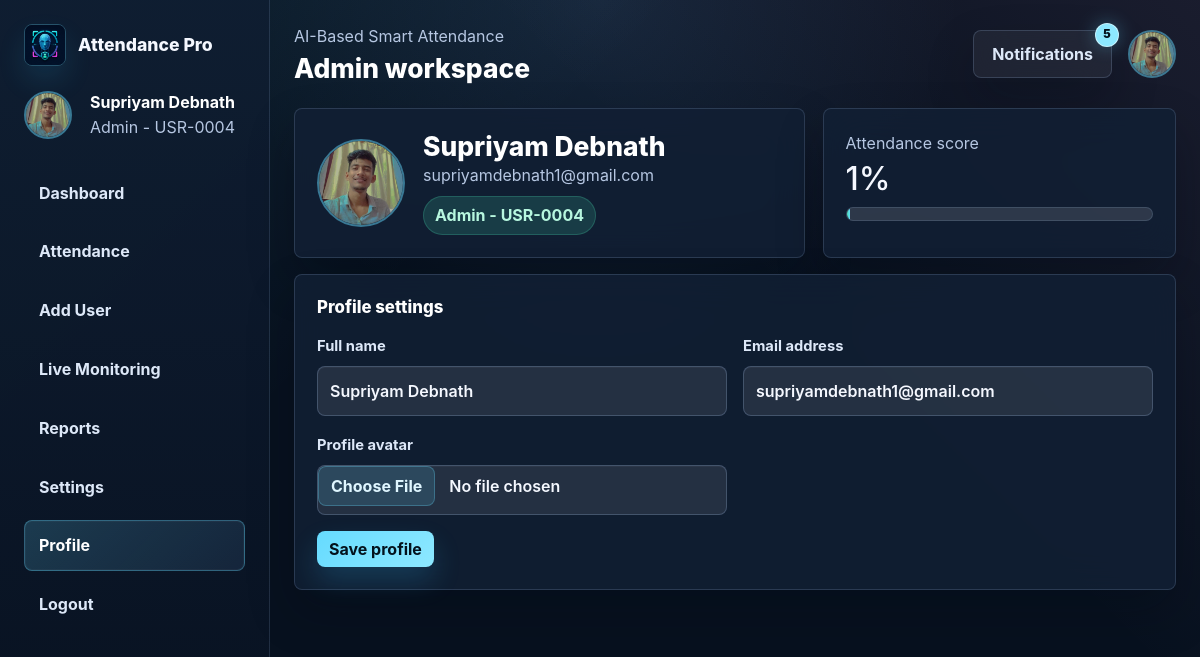
Page /profile (signed in) on the committed database.
### database.py (models this page shows)
class User(db.Model):
    __tablename__ = "users"
    id = db.Column(db.Integer, primary_key=True)
    username = db.Column(db.String(80), unique=True, nullable=False, index=True)
    password = db.Column(db.String(255), nullable=False)
    role = db.Column(db.String(32), nullable=False, default="user")
    email = db.Column(db.String(160), unique=True, nullable=False, index=True)
    avatar = db.Column(db.String(255), nullable=False, default="default_user.png")
    full_name = db.Column(db.String(160), nullable=False, default="")
    id_number = db.Column(db.String(80), unique=True, nullable=False, default="")
    created_at = db.Column(db.DateTime, nullable=False, default=datetime.utcnow)
    updated_at = db.Column(db.DateTime, nullable=False, default=datetime.utcnow, onupdate=datetime.utcnow)
    edited_by = db.Column(db.Integer, nullable=True)
    edited_at = db.Column(db.DateTime, nullable=True)
    reset_otp_hash = db.Column(db.String(255), nullable=True)
    reset_otp_expires = db.Column(db.DateTime, nullable=True)
    attendance = db.relationship("Attendance", back_populates="user", cascade="all, delete-orphan")

### app.py (the view, shortened to what this page needs)
@app.route("/profile", methods=["GET", "POST"])
@login_required
def profile():
    user = current_user()
    return render_template("profile.html", user=user, percentage=attendance_percent(user.id))

### app.py (called while the page is built, shortened)
def current_user() -> User | None:
    user_id = session.get("user_id")
    return db.session.get(User, user_id) if user_id else None

def login_required(view: Callable):
    @wraps(view)
    def wrapped(*args, **kwargs):
        if not current_user():
            flash("Please sign in to continue.", "warning")
            return redirect(url_for("login"))
        return view(*args, **kwargs)
    return wrapped

def attendance_percent(user_id: int) -> int:
    days_elapsed = max((date.today() - date(date.today().year, 1, 1)).days + 1, 1)
    attended = Attendance.query.filter_by(user_id=user_id).count()
    return min(round((attended / days_elapsed) * 100), 100)

def avatar_filename(user: User | None) -> str:
    if not user:
        return "placeholder.png"
    candidate = AVATAR_DIR / (user.avatar or "")
    if candidate.exists():
        return candidate.name
    return "default_admin.png" if user.role == "admin" else "default_user.png"

@app.context_processor
def inject_globals():
    user = current_user()
    session.setdefault("csrf_token", secrets.token_urlsafe(32))
    total_logs = SystemLog.query.count() if user else 0
    unseen = max(total_logs - session.get("notification_seen_count", 0), 0)
    return {
        "auth_user": user,
        "avatar_for": avatar_filename,
        "csrf_token": session["csrf_token"],
        "notification_count": "99+" if unseen > 99 else unseen,
        "notifications": notification_items(8) if user else [],
    }

@app.before_request
def protect_state_changes():
    if request.method != "POST":
        return None

def notification_items(limit: int = 12) -> list[dict[str, str]]:
    return [
        {
            "action": log.action,
            "time": log.timestamp.strftime("%H:%M:%S"),
            "date": log.timestamp.strftime("%Y-%m-%d"),
        }
        for log in SystemLog.query.order_by(SystemLog.timestamp.desc()).limit(limit).all()
    ]

@app.teardown_appcontext
def shutdown_session(_exception=None):
    db.session.remove()

### templates/profile.html (shortened to what this page needs)
<!doctype html>
<html lang="en">
<head>
  <link href="https://cdn.jsdelivr.net/npm/bootstrap@5.3.7/dist/css/bootstrap.min.css" rel="stylesheet">
  <link rel="stylesheet" href="{{ url_for('static', filename='css/style.css') }}">
  <link rel="stylesheet" href="{{ url_for('static', filename='css/attendance-ui.css') }}">
  <link rel="stylesheet" href="{{ url_for('static', filename='css/responsive.css') }}">
</head>
<body>
  <div class="app-shell">
    <aside class="sidebar">{% include 'sidebar.html' %}</aside>
    <main class="main-panel">
      {% include 'topbar.html' %}
      <section class="dashboard-grid">
        <article class="glass panel profile-card">
          <img class="avatar avatar-lg" src="{{ url_for('static', filename='images/avatars/' + avatar_for(user)) }}">
          <div>
            <h1 class="hero-title">{{ user.full_name }}</h1>
            <p class="muted mb-2">{{ user.email }}</p>
            <span class="badge-soft">{{ user.role|title }} - {{ user.id_number }}</span>
          </div>
        </article>
        <article class="glass panel">
          <p class="muted mb-1">Attendance score</p>
          <h2>{{ percentage }}%</h2>
          <div class="progress-shell"><div class="progress-value" style="width: {{ percentage }}%"></div></div>
        </article>
      </section>
      <section class="glass panel mt-3">
        <h2 class="section-title">Profile settings</h2>
        <form method="post" enctype="multipart/form-data" class="row g-3">
          <div class="col-md-6">
            <label class="form-label" for="profile-full-name">Full name</label>
            <input id="profile-full-name" name="full_name" class="form-control" value="{{ user.full_name }}">
          </div>
          <div class="col-md-6">
            <label class="form-label" for="profile-email">Email address</label>
            <input id="profile-email" type="email" name="email" class="form-control" value="{{ user.email }}">
          </div>
          <div class="col-md-6">
            <label class="form-label" for="profile-avatar">Profile avatar</label>
            <input id="profile-avatar" type="file" name="avatar" class="form-control">
          </div>
          <div class="col-12">
            <button class="btn btn-accent">Save profile</button>
          </div>
        </form>
      </section>
    </main>
  </div>
</body>
</html>

### templates/sidebar.html (shortened to what this page needs)
<div class="brand"><img src="{{ url_for('static', filename='images/logo.png') }}" alt="Logo"><span>Attendance Pro</span></div>
<div class="profile-card mt-4"><img class="avatar" src="{{ url_for('static', filename='images/avatars/' + avatar_for(auth_user)) }}"><div><strong>{{ auth_user.full_name or auth_user.username }}</strong><div class="muted">{{ auth_user.role|title }} - {{ auth_user.id_number }}</div></div></div>
<nav class="nav-stack">
  <a class="nav-link-custom {% if request.endpoint in ['admin_dashboard', 'user_dashboard'] %}active{% endif %}" href="{{ url_for('admin_dashboard' if auth_user.role == 'admin' else 'user_dashboard') }}">Dashboard</a>
  <a class="nav-link-custom {% if request.endpoint == 'attendance_view' %}active{% endif %}" href="{{ url_for('attendance_view') }}">Attendance</a>
  {% if auth_user.role == 'admin' %}
  <a class="nav-link-custom {% if request.endpoint in ['add_user', 'capture_user', 'delete_user', 'edit_user'] %}active{% endif %}" href="{{ url_for('add_user') }}">Add User</a>
  <a class="nav-link-custom {% if request.endpoint in ['camera_page', 'live_monitoring'] %}active{% endif %}" href="{{ url_for('live_monitoring') }}">Live Monitoring</a>
  <a class="nav-link-custom {% if request.endpoint in ['reports', 'export_csv', 'export_excel'] %}active{% endif %}" href="{{ url_for('reports') }}">Reports</a>
  <a class="nav-link-custom {% if request.endpoint == 'settings' %}active{% endif %}" href="{{ url_for('settings') }}">Settings</a>
  {% endif %}
  <a class="nav-link-custom {% if request.endpoint == 'profile' %}active{% endif %}" href="{{ url_for('profile') }}">Profile</a>
  <a class="nav-link-custom" href="{{ url_for('logout') }}" data-logout-trigger>Logout</a>
</nav>

### templates/topbar.html (shortened to what this page needs)
<header class="topbar">
  <div><p class="muted mb-1">AI-Based Smart Attendance</p><h1 class="hero-title mb-0">{{ auth_user.role|title }} workspace</h1></div>
  <div class="d-flex align-items-center gap-3">
    <div class="topbar-menu">
      <button class="glass notification-pill" data-notification-toggle type="button">Notifications <span class="notification-badge" data-notification-badge>{{ notification_count }}</span></button>
    </div>
    <div class="topbar-menu">
      <button class="avatar-button" data-profile-toggle type="button"><img class="avatar" src="{{ url_for('static', filename='images/avatars/' + avatar_for(auth_user)) }}"></button>
    </div>
  </div>
</header>

### static/css/attendance-ui.css (style rules this page uses)
.progress-shell { height: 14px; background: rgba(255,255,255,.12); border: 1px solid rgba(177, 211, 255, 0.14); border-radius: 999px; overflow: hidden; }
.progress-value { height: 100%; background: linear-gradient(90deg, var(--green), var(--cyan)); }

### rows in the picture
User: avatar (picture), full_name "Supriyam Debnath", role "Admin", id_number "USR-0004", email "supriyamdebnath1@gmail.com"

### other values in the picture
{{ notification_count }} "5"
{{ percentage }} "1"
